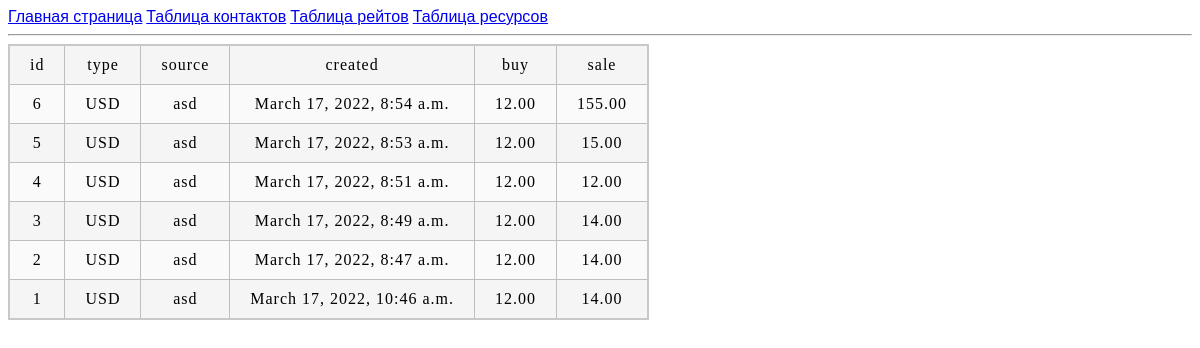
/rate/list/, run on the app's committed database.
### currency/models.py (models this page shows)
class Rate(models.Model):
    type = models.CharField(max_length=5)  # noqa: A003
    source = models.CharField(max_length=64)
    created = models.DateTimeField()
    buy = models.DecimalField(max_digits=10, decimal_places=2)
    sale = models.DecimalField(max_digits=10, decimal_places=2)

### currency/views.py (the view)
# urls.py: path('rate/list/', currency_views.rate_list),
def rate_list(request):
    rates = Rate.objects.all().order_by('-id')
    return render(request, 'rate_list.html', context={'rates': rates})

### currency/templates/rate_list.html (shortened to what this page needs)
{% extends 'base.html' %}
{% load static %}
{% block head %}
    <link rel="stylesheet" href="{% static 'css/table.css' %}">
{% endblock %}
{% block body %}
    <div>
        <table>
            <tr>
                <td>id</td>
                <td>type</td>
                <td>source</td>
                <td>created</td>
                <td>buy</td>
                <td>sale</td>
            </tr>
            {% for rate in rates %}
                <tr>
                    <td>{{ rate.id }}</td>
                    <td>{{ rate.type }}</td>
                    <td>{{ rate.source }}</td>
                    <td>{{ rate.created }}</td>
                    <td>{{ rate.buy }}</td>
                    <td>{{ rate.sale }}</td>
                </tr>
            {% endfor %}
        </table>
    </div>
{% endblock %}

### static/css/table.css (style rules this page uses)
table { border-collapse: collapse; border: 2px solid rgb(200,200,200); letter-spacing: 1px; }
td, th { border: 1px solid rgb(190,190,190); padding: 10px 20px; }
td { text-align: center; }
tr:nth-child(even) td { background-color: rgb(250,250,250); }
tr:nth-child(odd) td { background-color: rgb(245,245,245); }

### data on the page
Rate: id "6", type "USD", source "asd", created "March 17, 2022, 8:54 a.m.", buy "12.00", sale "155.00"
Rate: id "5", type "USD", source "asd", created "March 17, 2022, 8:53 a.m.", buy "12.00", sale "15.00"
Rate: id "4", type "USD", source "asd", created "March 17, 2022, 8:51 a.m.", buy "12.00", sale "12.00"
Rate: id "3", type "USD", source "asd", created "March 17, 2022, 8:49 a.m.", buy "12.00", sale "14.00"
Rate: id "2", type "USD", source "asd", created "March 17, 2022, 8:47 a.m.", buy "12.00", sale "14.00"
Rate: id "1", type "USD", source "asd", created "March 17, 2022, 10:46 a.m.", buy "12.00", sale "14.00"
